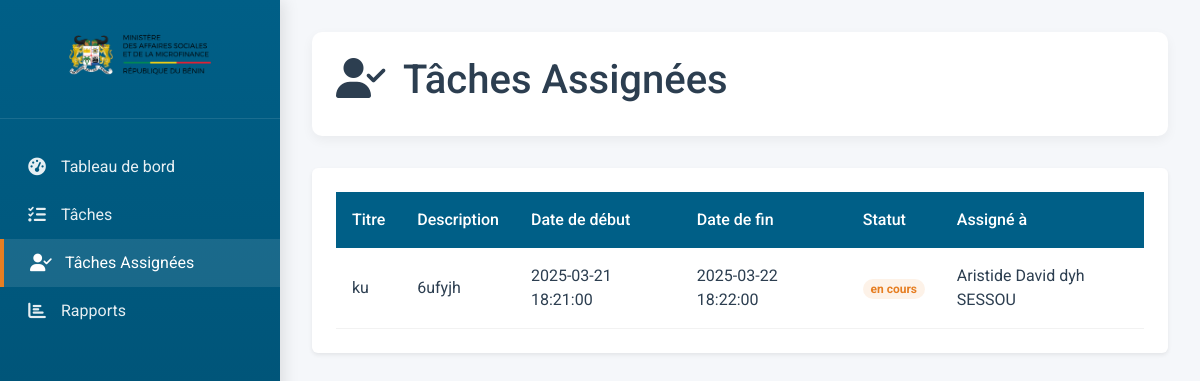
The app's page /assigned_tasks.php (signed in) with its own data.
### tables this page shows
CREATE TABLE IF NOT EXISTS `evenement` (
  `id` int NOT NULL AUTO_INCREMENT,
  `titre` varchar(255) NOT NULL,
  `description` varchar(255) NOT NULL,
  `debut` datetime NOT NULL,
  `alarme` int DEFAULT '0',
  `fin` datetime DEFAULT NULL,
  `url` varchar(255) DEFAULT NULL,
  `DELETED` tinyint(1) DEFAULT '0',
  `status` enum('effectué','non effectué','en cours') DEFAULT 'en cours',
  `raison` varchar(255) NOT NULL,
  `button_disabled` tinyint(1) DEFAULT '0',
  `event_name` varchar(255) NOT NULL,
  `user_id` int NOT NULL,
  `termine` int NOT NULL,
  `assigned_by` int NOT NULL,
  `actions_menes` varchar(255) DEFAULT NULL,
  PRIMARY KEY (`id`),
  KEY `fk_user` (`user_id`)
);

CREATE TABLE IF NOT EXISTS `users` (
  `user_id` int NOT NULL AUTO_INCREMENT,
  `password` varchar(255) NOT NULL,
  `email` varchar(255) NOT NULL,
  `department_id` int DEFAULT NULL,
  `first_name` varchar(50) NOT NULL,
  `last_name` varchar(50) NOT NULL,
  `active` tinyint(1) DEFAULT '0',
  `poste_id` int NOT NULL,
  PRIMARY KEY (`user_id`),
  KEY `fk_department` (`department_id`),
  KEY `fk_poste` (`poste_id`)
);

### assigned_tasks.php (the view, shortened to what this page needs)
<?php
$host = 'localhost';
$dbname = 'gestion_tache';
$username = 'root';
$password = '';
try {
    $conn = new PDO("mysql:host=$host;dbname=$dbname;charset=utf8mb4", $username, $password);
    $conn->setAttribute(PDO::ATTR_ERRMODE, PDO::ERRMODE_EXCEPTION);
} catch (PDOException $e) {
    die("Erreur de connexion : " . $e->getMessage());
}
$userId = $_SESSION['user_id'];
$sql = "
    SELECT e.id, e.titre, e.description, e.debut, e.fin, e.status, u.first_name, u.last_name
    FROM task_assignments ta
    JOIN evenement e ON ta.task_id = e.id
    JOIN users u ON ta.user_id = u.user_id
    WHERE e.assigned_by = :user_id
";
$stmt = $conn->prepare($sql);
$stmt->bindParam(':user_id', $userId, PDO::PARAM_INT);
$stmt->execute();
$tasks = $stmt->fetchAll(PDO::FETCH_ASSOC);
?>
<!DOCTYPE html>
<html lang="fr">
<head>
    <link href="https://cdn.jsdelivr.net/npm/bootstrap@5.3.0/dist/css/bootstrap.min.css" rel="stylesheet">
    <link rel="stylesheet" href="https://cdnjs.cloudflare.com/ajax/libs/font-awesome/6.4.0/css/all.min.css">
</head>
<body>
    <div class="sidebar-mas fixed-sidebar" id="sidebar">
        <div class="sidebar-brand">
            <img src="images/logo_masm.png" alt="Logo Bénin">
        </div>
        <div class="sidebar-menu">
            <a href="dashboard.php" class="sidebar-link">
                <i class="fas fa-tachometer-alt"></i>
                <span>Tableau de bord</span>
            </a>
            <a href="tac.php" class="sidebar-link">
                <i class="fas fa-tasks"></i>
                <span>Tâches</span>
            </a>
            <a href="assigned_tasks.php" class="sidebar-link active">
                <i class="fas fa-user-check"></i>
                <span>Tâches Assignées</span>
            </a>
            <a href="rapport.php" class="sidebar-link">
                <i class="fas fa-chart-bar"></i>
                <span>Rapports</span>
            </a>
        </div>
    </div>
    <div class="main-content">
        <div class="mas-header">
            <div class="d-flex justify-content-between align-items-center">
                <h1><i class="fas fa-user-check me-2"></i> Tâches Assignées</h1>
            </div>
        </div>
        <div class="report-card bg-white p-4 rounded shadow-sm">
            <div class="table-responsive">
                <table class="mas-table">
                    <thead>
                        <tr>
                            <th>Titre</th>
                            <th>Description</th>
                            <th>Date de début</th>
                            <th>Date de fin</th>
                            <th>Statut</th>
                            <th>Assigné à</th>
                        </tr>
                    </thead>
                    <tbody>
                        <?php foreach ($tasks as $task):
                            $statusClass = '';
                            if ($task['status'] == 'en cours') $statusClass = 'badge-en-cours';
                        ?>
                            <tr>
                                <td data-label="Titre"><?php echo htmlspecialchars($task['titre']); ?></td>
                                <td data-label="Description"><?php echo htmlspecialchars($task['description']); ?></td>
                                <td data-label="Date début"><?php echo htmlspecialchars($task['debut']); ?></td>
                                <td data-label="Date fin"><?php echo htmlspecialchars($task['fin']); ?></td>
                                <td data-label="Statut">
                                    <span class="badge rounded-pill <?php echo $statusClass; ?>">
                                        <?php echo htmlspecialchars($task['status'] ?? ''); ?>
                                    </span>
                                </td>
                                <td data-label="Assigné à"><?php echo htmlspecialchars($task['first_name'] . ' ' . $task['last_name']); ?></td>
                            </tr>
                        <?php endforeach; ?>
                    </tbody>
                </table>
            </div>
        </div>
    </div>
</body>
</html>

### assigned_tasks.php (style rules this page uses)
:root { --mas-primary: #005f87; --mas-secondary: #e67e22; --mas-success: #27ae60; --mas-danger: #e74c3c; --mas-light: #ecf0f1; --mas-dark: #2c3e50; --sidebar-width: 280px; }
body { font-family: 'Roboto', sans-serif; background-color: #f5f7fa; color: var(--mas-dark); }
.sidebar-mas { width: var(--sidebar-width); min-height: 100vh; position: fixed; background: linear-gradient(180deg, var(--mas-primary), #004a6a); color: white; box-shadow: 4px 0 15px rgba(0, 0, 0, 0.1); }
.sidebar-brand { padding: 1.5rem; text-align: center; border-bottom: 1px solid rgba(255, 255, 255, 0.1); }
.sidebar-brand img { height: 60px; margin-bottom: 10px; }
.sidebar-menu { padding: 1.5rem 0; }
.sidebar-link { display: flex; align-items: center; padding: 12px 25px; color: rgba(255, 255, 255, 0.9); text-decoration: none; transition: all 0.3s; }
.sidebar-link:hover, .sidebar-link.active { background-color: rgba(255, 255, 255, 0.1); color: white; border-left: 4px solid var(--mas-secondary); }
.main-content { margin-left: var(--sidebar-width); padding: 2rem; }
.mas-header { background-color: white; padding: 1.5rem; border-radius: 10px; box-shadow: 0 4px 12px rgba(0, 0, 0, 0.05); margin-bottom: 2rem; }
.mas-table { width: 100%; border-collapse: separate; border-spacing: 0; }
.mas-table thead th { background-color: var(--mas-primary); color: white; padding: 1rem; font-weight: 500; }
.mas-table tbody td { padding: 1rem; border-bottom: 1px solid rgba(0, 0, 0, 0.05); }
.badge-en-cours { background-color: rgba(230, 126, 34, 0.1); color: var(--mas-secondary); }
.fixed-sidebar { position: fixed; top: 0; left: 0; height: 100vh; width: var(--sidebar-width, 280px); background: linear-gradient(180deg, var(--mas-primary, #005f87), #004a6a); color: white; box-shadow: 4px 0 15px rgba(0, 0, 0, 0.1); z-index: 1000; overflow-y: auto; }
.sidebar-link:hover, .sidebar-link.active { background-color: rgba(255, 255, 255, 0.1); color: white; border-left: 4px solid var(--mas-secondary, #e67e22); }
.sidebar-link i { margin-right: 12px; font-size: 1.1rem; width: 24px; text-align: center; }
.main-content { margin-left: var(--sidebar-width, 280px); padding: 2rem; }

### records on screen
evenement: titre "ku", description "6ufyjh", debut "2025-03-21 18:21:00", fin "2025-03-22 18:22:00", status "en cours", user.last_name "Aristide David dyh SESSOU"
